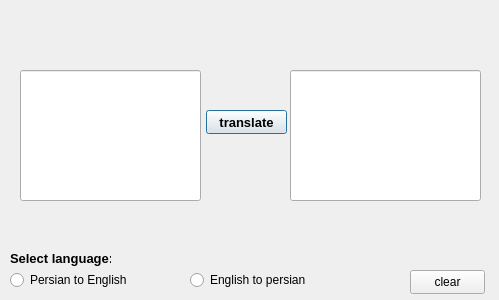
<?xml version="1.0" encoding="UTF-8"?>
<ui version="4.0">
 <class>Dialog</class>
 <widget class="QDialog" name="Dialog">
  <property name="geometry">
   <rect>
    <x>0</x>
    <y>0</y>
    <width>499</width>
    <height>300</height>
   </rect>
  </property>
  <property name="windowTitle">
   <string>Dialog</string>
  </property>
  <widget class="QPushButton" name="btn_translate">
   <property name="geometry">
    <rect>
     <x>206</x>
     <y>110</y>
     <width>81</width>
     <height>24</height>
    </rect>
   </property>
   <property name="font">
    <font>
     <pointsize>10</pointsize>
     <bold>true</bold>
    </font>
   </property>
   <property name="text">
    <string>translate</string>
   </property>
  </widget>
  <widget class="QLabel" name="label">
   <property name="geometry">
    <rect>
     <x>10</x>
     <y>250</y>
     <width>101</width>
     <height>16</height>
    </rect>
   </property>
   <property name="font">
    <font>
     <pointsize>10</pointsize>
     <bold>true</bold>
    </font>
   </property>
   <property name="text">
    <string>Select language:</string>
   </property>
  </widget>
  <widget class="QRadioButton" name="rb_pr_to_en">
   <property name="geometry">
    <rect>
     <x>10</x>
     <y>270</y>
     <width>121</width>
     <height>20</height>
    </rect>
   </property>
   <property name="text">
    <string>Persian to English</string>
   </property>
  </widget>
  <widget class="QRadioButton" name="rb_en_to_pr">
   <property name="geometry">
    <rect>
     <x>190</x>
     <y>270</y>
     <width>131</width>
     <height>20</height>
    </rect>
   </property>
   <property name="text">
    <string>English to persian</string>
   </property>
  </widget>
  <widget class="QLineEdit" name="lineEdit">
   <property name="geometry">
    <rect>
     <x>20</x>
     <y>70</y>
     <width>181</width>
     <height>131</height>
    </rect>
   </property>
   <property name="font">
    <font>
     <pointsize>10</pointsize>
     <bold>true</bold>
    </font>
   </property>
  </widget>
  <widget class="QLineEdit" name="lineEdit_2">
   <property name="geometry">
    <rect>
     <x>290</x>
     <y>70</y>
     <width>191</width>
     <height>131</height>
    </rect>
   </property>
   <property name="font">
    <font>
     <pointsize>10</pointsize>
     <bold>true</bold>
    </font>
   </property>
  </widget>
  <widget class="QPushButton" name="btn_clear">
   <property name="geometry">
    <rect>
     <x>410</x>
     <y>270</y>
     <width>75</width>
     <height>24</height>
    </rect>
   </property>
   <property name="text">
    <string>clear</string>
   </property>
  </widget>
 </widget>
 <resources/>
 <connections/>
</ui>
